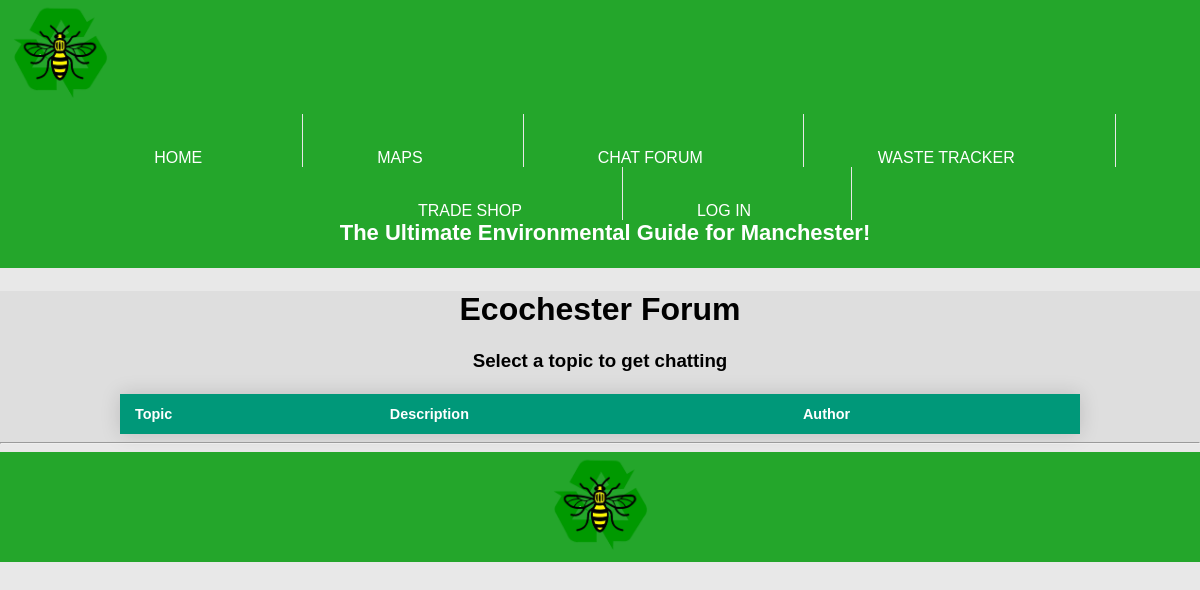
Before: /forum/ with the older database file.
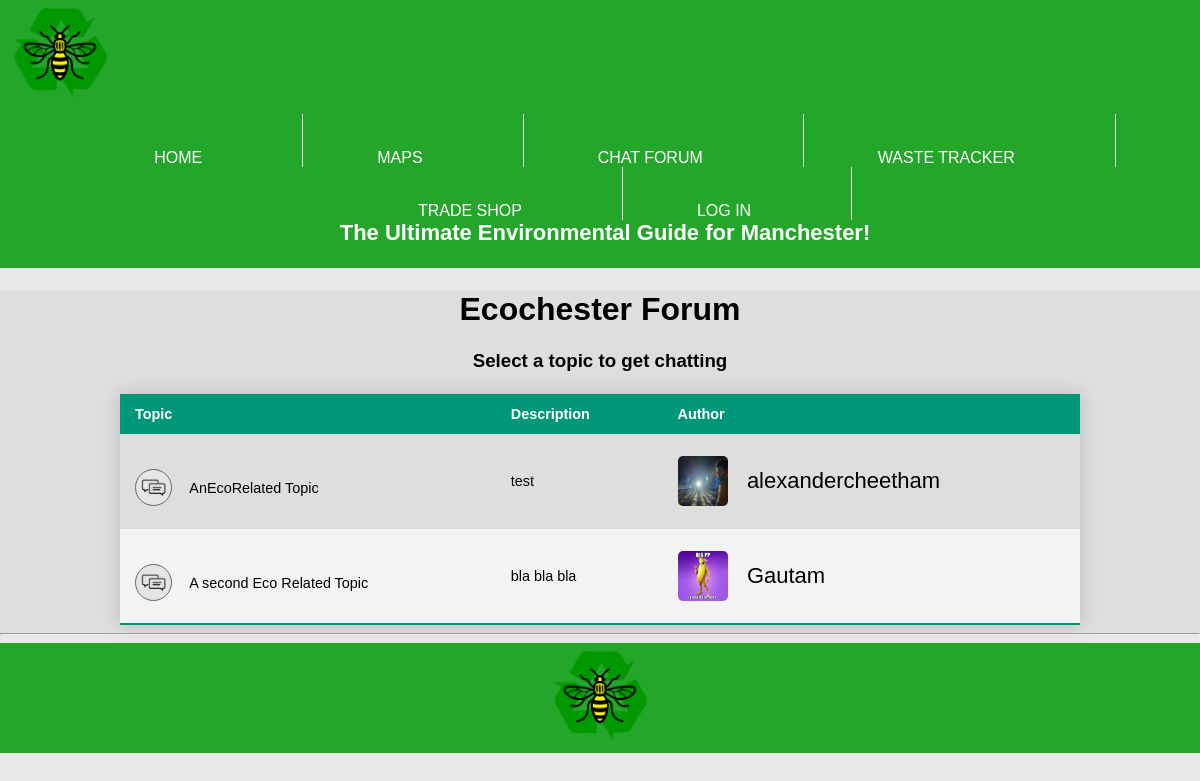
After: the same page with the newer database file.
### forum/models.py (models this page shows)
class Topics(models.Model):
    topic_id = models.IntegerField(primary_key=True)
    topic_name = models.CharField(max_length=250)
    topic_desc = models.TextField()
    author = models.ForeignKey(User, on_delete=models.CASCADE, default=None)

### users/models.py (models this page shows, shortened)
class Profile(models.Model):
	user = models.OneToOneField(User, on_delete=models.CASCADE)
	image = models.ImageField(default='default.jpg', upload_to='profile_pics')
	bio = models.TextField()

### forum/views.py (the view)
# urls.py: path('', root_views.index, name="index"),
def index(request):
    topics = list(Topics.objects.all())
    user_list = []
    for topic in topics:
        user_list.append(str(topic.author))
    for x in range(len(user_list)):
        user_obj = User.objects.filter(username=user_list[x])
        for user in user_obj:
            user_list[x] = user.pk
    users = list(Profile.objects.filter(user__in=user_list))
    context = {
        'topics': topics,
        'users': users,
        'topics_users': zip(topics, users)
    }
    return render(request, "forumMain.html", context)

### forum/templates/forumMain.html (shortened to what this page needs)
{% extends 'base.html' %}
{% block content %}
<main>
	<h1>Ecochester Forum</h1>
	<p><h3>Select a topic to get chatting</h3></p>
	<table class="styled-table">
		<thead>
			<tr>
				<th>Topic</th>
				<th>Description</th>
				<th>Author</th>
			</tr>
		</thead>
		<tbody>
			{% for topic, user in topics_users %}
			<tr>
				<td class="box">{% load static %}
	<img class="chat-icon-styling" src="{% static 'forum/topic_icon_c.png' %}" alt="Chat Icon">
					<a class="link-styling" href="/forum/{{ topic.topic_name }}">{{ topic.topic_name}}</a></td>
				<td>{{ topic.topic_desc}}</td>
				<td class="box"><img class="profile-pic-styling" src="{{ user.image.url }}"><p class="username-text">{{ topic.author}}</p></td>
			</tr>
			{% endfor %}
		</tbody>
	</table>
	<hr/>
</main>
{% endblock %}

### templates/base.html (shortened to what this page needs)
<!DOCTYPE html>
<html>
<head>
</head>
<body>
    <header>
        <div class="container">
            <img class="size" class="logo" src="logo.png">
            <nav>
                <ul>
                    <li><a href="#">Home</a></li>
                    <li><a href="#">Maps</a></li>
                    <li><a href="{% url 'forum:index' %}">Chat Forum</a></li>
                    <li><a href="#">Waste Tracker</a></li>
                    <li><a href="#">Trade Shop</a></li>
                    <li><a href="#">Log In</a></li>
                </ul>
            </nav>
            <p><b>The Ultimate Environmental Guide for Manchester!</b></p>
        </div>
    </header>
{% block content %}
{% endblock %}
    <footer>
        <img class="size" class="logo" id="foot" src="logo.png">
    </footer>
</body>
</html>

### templates/base.html (style rules this page uses)
body { margin: 0; background: #e8e8e8; }
header { background: #24A62B; }
footer { background: #24A62B; }
nav { float: right; }
nav ul { margin: 0; padding: 0; list-style: none; text-align: center; }
nav li { display: inline-block; margin-left: 70px; padding-top: 35px; border-right: 1px solid #e8e8e8; text-align: center; }
nav a { color: white; text-decoration: none; text-transform: uppercase; font-size: 16px; font-family: 'Arial'; text-align: center; padding-right: 100px; }
p { font-family: 'Arial'; color: white; font-size: 22px; padding-left: 10px; text-align: center; }
div { border-bottom: 2px solid #e8e8e8; }
.container { margin: 0 auto; }
.size { width: 10%; height: 10%; }
#foot { display: block; margin-right: auto; margin-left: auto; }
header::after { content: ''; display: table; clear: both; }

### forum/templates/forumMain.html (style rules this page uses)
h1, h3 { text-align: center; font-family: sans-serif; }
main { background-color: #DEDEDE; }
.styled-table { width: 80%; margin: auto; border-collapse: collapse; font-size: 0.9em; font-family: sans-serif; min-width: 400px; box-shadow: 0 0 20px rgba(0, 0, 0, 0.15); }
.styled-table thead tr { background-color: #009879; color: #ffffff; text-align: left; }
.styled-table th, .styled-table td { padding: 12px 15px; }
.styled-table tbody tr { border-bottom: 1px solid #dddddd; }
.styled-table tbody tr:nth-child(even) { background-color: #f3f3f3; }
.styled-table tbody tr:last-of-type { border-bottom: 2px solid #009879; }
.chat-icon-styling { border-radius: 50%; width: 27px; height: 27px; padding: 4px; background: #e5e5e5; border: 1px solid #666; color: #666; }
.link-styling { padding-left: 5%; margin-right: auto; text-decoration: none; text-align: center; vertical-align: middle; color:#FFF; }
.link-styling:link { color:#000000; }
.box { display: flex; align-items: center; justify-content: space-between; }
.profile-pic-styling { width: 50px; height: 50px; border-radius: 10%; }
.username-text { padding-left: 5%; margin-right: auto; color: #000; }

Changed rows visible on the page:
added Topics: topic_name "AnEcoRelated Topic", topic_desc "test", image (picture), author "alexandercheetham"
added Topics: topic_name "A second Eco Related Topic", topic_desc "bla bla bla", image (picture), author "Gautam"
